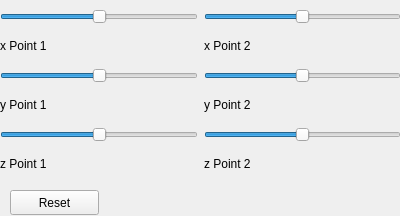
<?xml version="1.0" encoding="UTF-8"?>
<ui version="4.0">
 <class>sliderWindow</class>
 <widget class="QWidget" name="sliderWindow">
  <property name="enabled">
   <bool>true</bool>
  </property>
  <property name="geometry">
   <rect>
    <x>0</x>
    <y>0</y>
    <width>400</width>
    <height>216</height>
   </rect>
  </property>
  <property name="sizePolicy">
   <sizepolicy hsizetype="Expanding" vsizetype="Fixed">
    <horstretch>0</horstretch>
    <verstretch>0</verstretch>
   </sizepolicy>
  </property>
  <property name="windowTitle">
   <string>Edit init box</string>
  </property>
  <widget class="QWidget" name="formLayoutWidget">
   <property name="geometry">
    <rect>
     <x>0</x>
     <y>0</y>
     <width>401</width>
     <height>181</height>
    </rect>
   </property>
   <layout class="QGridLayout" name="gridLayout">
    <property name="sizeConstraint">
     <enum>QLayout::SetMinimumSize</enum>
    </property>
    <property name="horizontalSpacing">
     <number>6</number>
    </property>
    <item row="0" column="0">
     <widget class="QSlider" name="xPoint1">
      <property name="sizePolicy">
       <sizepolicy hsizetype="Expanding" vsizetype="Fixed">
        <horstretch>0</horstretch>
        <verstretch>10</verstretch>
       </sizepolicy>
      </property>
      <property name="minimumSize">
       <size>
        <width>0</width>
        <height>10</height>
       </size>
      </property>
      <property name="maximum">
       <number>100</number>
      </property>
      <property name="value">
       <number>50</number>
      </property>
      <property name="orientation">
       <enum>Qt::Horizontal</enum>
      </property>
      <property name="invertedAppearance">
       <bool>false</bool>
      </property>
      <property name="invertedControls">
       <bool>false</bool>
      </property>
     </widget>
    </item>
    <item row="0" column="1">
     <widget class="QSlider" name="xPoint2">
      <property name="sizePolicy">
       <sizepolicy hsizetype="Expanding" vsizetype="Fixed">
        <horstretch>0</horstretch>
        <verstretch>10</verstretch>
       </sizepolicy>
      </property>
      <property name="minimumSize">
       <size>
        <width>0</width>
        <height>10</height>
       </size>
      </property>
      <property name="maximum">
       <number>100</number>
      </property>
      <property name="sliderPosition">
       <number>50</number>
      </property>
      <property name="orientation">
       <enum>Qt::Horizontal</enum>
      </property>
     </widget>
    </item>
    <item row="1" column="0">
     <widget class="QLabel" name="label">
      <property name="sizePolicy">
       <sizepolicy hsizetype="Expanding" vsizetype="Fixed">
        <horstretch>0</horstretch>
        <verstretch>0</verstretch>
       </sizepolicy>
      </property>
      <property name="text">
       <string>x Point 1</string>
      </property>
     </widget>
    </item>
    <item row="1" column="1">
     <widget class="QLabel" name="label_2">
      <property name="sizePolicy">
       <sizepolicy hsizetype="Expanding" vsizetype="Fixed">
        <horstretch>0</horstretch>
        <verstretch>0</verstretch>
       </sizepolicy>
      </property>
      <property name="text">
       <string>x Point 2</string>
      </property>
     </widget>
    </item>
    <item row="2" column="0">
     <widget class="QSlider" name="yPoint1">
      <property name="sizePolicy">
       <sizepolicy hsizetype="Expanding" vsizetype="Fixed">
        <horstretch>0</horstretch>
        <verstretch>0</verstretch>
       </sizepolicy>
      </property>
      <property name="maximum">
       <number>100</number>
      </property>
      <property name="sliderPosition">
       <number>50</number>
      </property>
      <property name="orientation">
       <enum>Qt::Horizontal</enum>
      </property>
     </widget>
    </item>
    <item row="2" column="1">
     <widget class="QSlider" name="yPoint2">
      <property name="sizePolicy">
       <sizepolicy hsizetype="Expanding" vsizetype="Fixed">
        <horstretch>0</horstretch>
        <verstretch>0</verstretch>
       </sizepolicy>
      </property>
      <property name="maximum">
       <number>100</number>
      </property>
      <property name="sliderPosition">
       <number>50</number>
      </property>
      <property name="orientation">
       <enum>Qt::Horizontal</enum>
      </property>
     </widget>
    </item>
    <item row="3" column="0">
     <widget class="QLabel" name="label_3">
      <property name="sizePolicy">
       <sizepolicy hsizetype="Expanding" vsizetype="Fixed">
        <horstretch>0</horstretch>
        <verstretch>0</verstretch>
       </sizepolicy>
      </property>
      <property name="text">
       <string>y Point 1</string>
      </property>
     </widget>
    </item>
    <item row="3" column="1">
     <widget class="QLabel" name="label_4">
      <property name="sizePolicy">
       <sizepolicy hsizetype="Fixed" vsizetype="Fixed">
        <horstretch>0</horstretch>
        <verstretch>0</verstretch>
       </sizepolicy>
      </property>
      <property name="text">
       <string>y Point 2</string>
      </property>
     </widget>
    </item>
    <item row="4" column="0">
     <widget class="QSlider" name="zPoint1">
      <property name="maximum">
       <number>100</number>
      </property>
      <property name="sliderPosition">
       <number>50</number>
      </property>
      <property name="orientation">
       <enum>Qt::Horizontal</enum>
      </property>
     </widget>
    </item>
    <item row="4" column="1">
     <widget class="QSlider" name="zPoint2">
      <property name="maximum">
       <number>100</number>
      </property>
      <property name="sliderPosition">
       <number>50</number>
      </property>
      <property name="orientation">
       <enum>Qt::Horizontal</enum>
      </property>
     </widget>
    </item>
    <item row="5" column="0">
     <widget class="QLabel" name="label_5">
      <property name="sizePolicy">
       <sizepolicy hsizetype="Expanding" vsizetype="Fixed">
        <horstretch>0</horstretch>
        <verstretch>0</verstretch>
       </sizepolicy>
      </property>
      <property name="text">
       <string>z Point 1</string>
      </property>
     </widget>
    </item>
    <item row="5" column="1">
     <widget class="QLabel" name="label_6">
      <property name="sizePolicy">
       <sizepolicy hsizetype="Fixed" vsizetype="Fixed">
        <horstretch>0</horstretch>
        <verstretch>0</verstretch>
       </sizepolicy>
      </property>
      <property name="text">
       <string>z Point 2</string>
      </property>
     </widget>
    </item>
   </layout>
  </widget>
  <widget class="QPushButton" name="reset">
   <property name="geometry">
    <rect>
     <x>10</x>
     <y>190</y>
     <width>89</width>
     <height>25</height>
    </rect>
   </property>
   <property name="text">
    <string>Reset</string>
   </property>
  </widget>
 </widget>
 <resources/>
 <connections/>
</ui>
